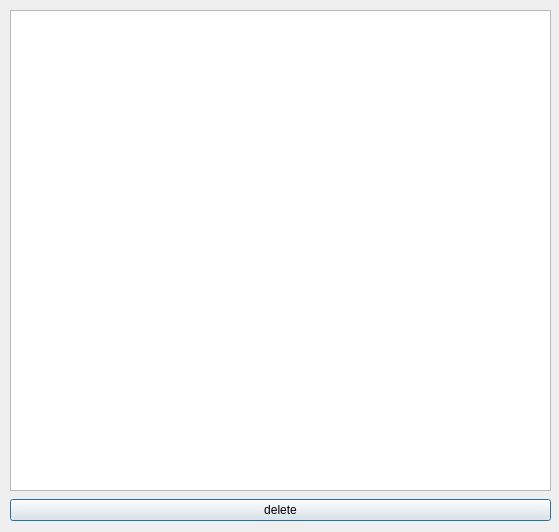
<?xml version="1.0" encoding="UTF-8"?>
<ui version="4.0">
 <class>admin_dialog</class>
 <widget class="QDialog" name="admin_dialog">
  <property name="geometry">
   <rect>
    <x>0</x>
    <y>0</y>
    <width>559</width>
    <height>532</height>
   </rect>
  </property>
  <property name="windowTitle">
   <string>MaitAIControl</string>
  </property>
  <widget class="QTableWidget" name="tableWidget">
   <property name="geometry">
    <rect>
     <x>10</x>
     <y>10</y>
     <width>541</width>
     <height>481</height>
    </rect>
   </property>
  </widget>
  <widget class="QWidget" name="horizontalLayoutWidget">
   <property name="geometry">
    <rect>
     <x>10</x>
     <y>490</y>
     <width>541</width>
     <height>41</height>
    </rect>
   </property>
   <layout class="QHBoxLayout" name="horizontalLayout">
    <item>
     <widget class="QPushButton" name="delete_btn">
      <property name="text">
       <string>delete</string>
      </property>
     </widget>
    </item>
   </layout>
  </widget>
 </widget>
 <resources/>
 <connections/>
</ui>
